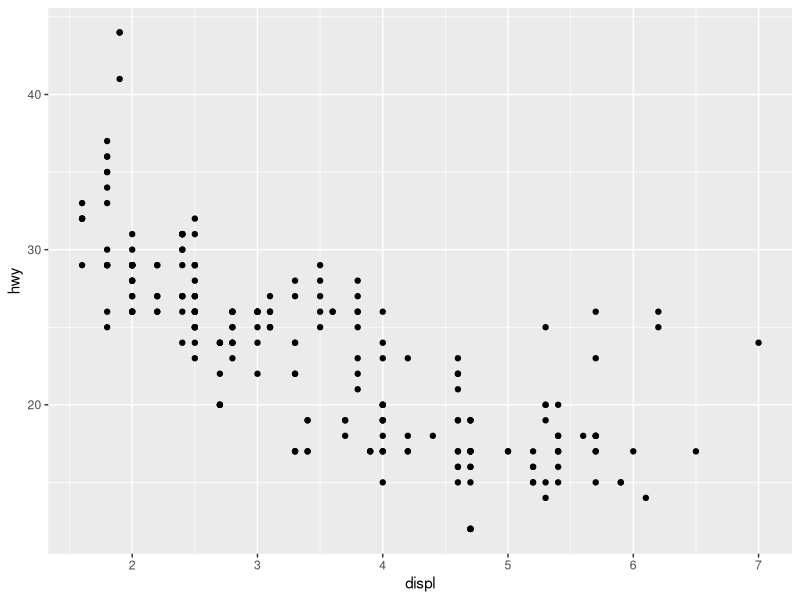
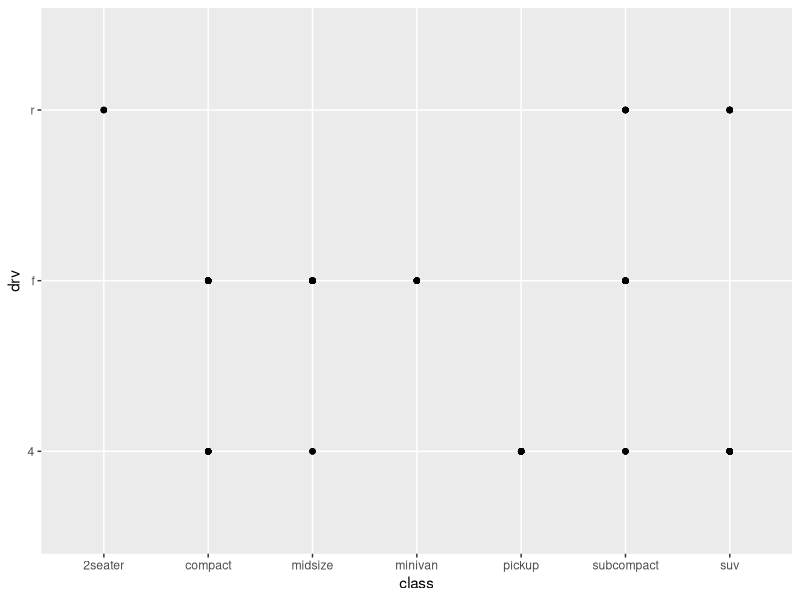
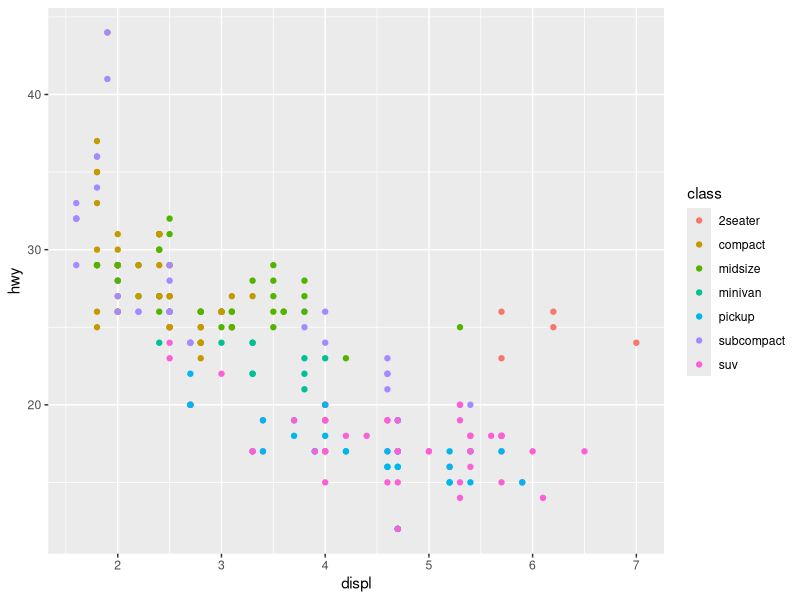
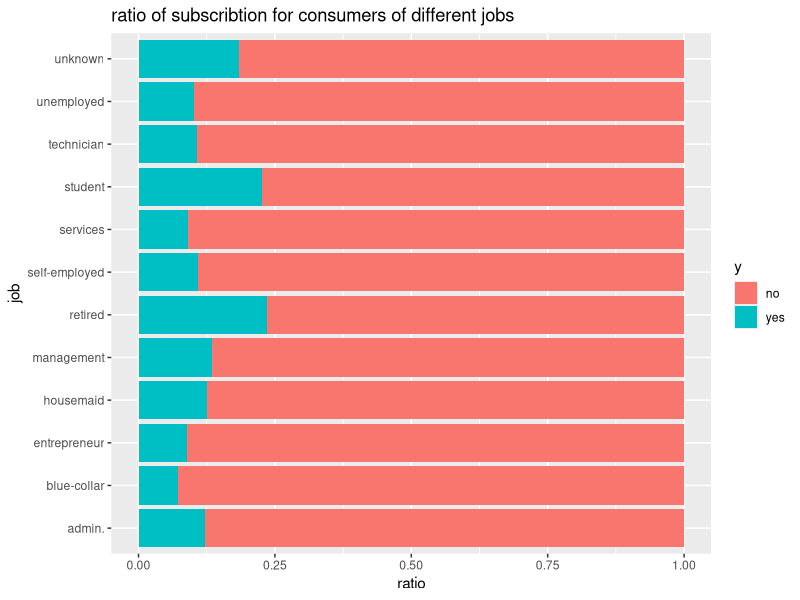
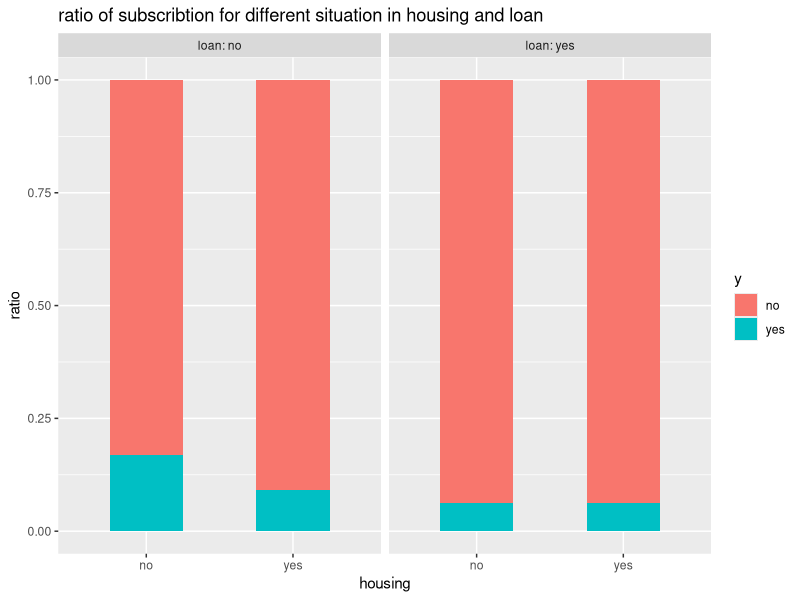

Source code (R) for these figures, in order:
library(tidyverse)

#EXERCISE 1a
ggplot(data=mpg,
       mapping=aes(x=displ, y=hwy)) +
  geom_point()

# Yes, it capture the intuitive relationship I expected.
# Bigger engine leads to higher consumption of gas

ggplot(data=mpg,
       mapping=aes(x=class, y=drv)) +
  geom_point()
# This scatterplot has no obvious meaning, because âdrvâ and âclassâ are discrete variables and can only take a few values, so it is not suitable to use scatterplot to mine information. You can consider using barplot


#EXERCISE 1b
ggplot(data=mpg,
       mapping=aes(x=displ, y=hwy)) +
  geom_point(aes(color=class))

# Conclusion: There are obvious differences between displ and hwy for different classes of cars:
# The most fuel-efficient models are subcompact and compact, and the most fuel-efficient models are suv and pickup
# 2seater's car has the largest displ on average, but the fuel consumption is not the highest (hwy is in the middle position), probably because this car is smaller and lighter


#EXERCISE 2
bank <- read_csv("bank.csv")

ggplot(data=bank,
       mapping=aes(x=job, fill=y)) +
  geom_bar(position="fill") +
  labs(title="ratio of subscribtion for consumers of different jobs",
       y="ratio") +
  coord_flip()

# The figure above shows the distribution of the population of different jobs on the value of y
# It can be seen that the three categories of people "retired" and "student" and "unknown" are the most likely to accept the product,
# Of which "retired" is the highest, "student" is the second highest, and "unknown" is the third highest
# The reason for this may be: Retired people generally have more spare money, and students may be unsteady and easily sold.
# Acceptance rates for the remaining groups are significantly lower than these three groups
# The lowest acceptance is "blue-collar", probably due to less free money

#VISUALIZATION 2
loanLabel = labeller(loan=c("no"="loan: no","yes"="loan: yes"))
ggplot(data=bank,
       mapping=aes(x=housing, fill=y)) +
  geom_bar(position="fill", width=0.5) +
  facet_grid(.~loan, labeller=loanLabel) +
  labs(title="ratio of subscribtion for different situation in housing and loan",
       y="ratio")

# The chart above shows the acceptance rate of bank products for people with and without their own homes, and those with and without loans.
# As can be seen from the figure:
# People with existing loans have a significantly lower acceptance rate than people without loans. This may be because the people with the loans have less spare money in their accounts.
# For people without loans, the acceptance rate of people who already have a house is lower than that of people who do not have a house, probably because they have less spare money after buying a house
# You can also see:
# Among those without loans, the effect of having a house on the acceptance rate is more obvious
# Among the people who carry loans, whether there is a house has no significant effect on the acceptance rate, and the ratio is almost the same
